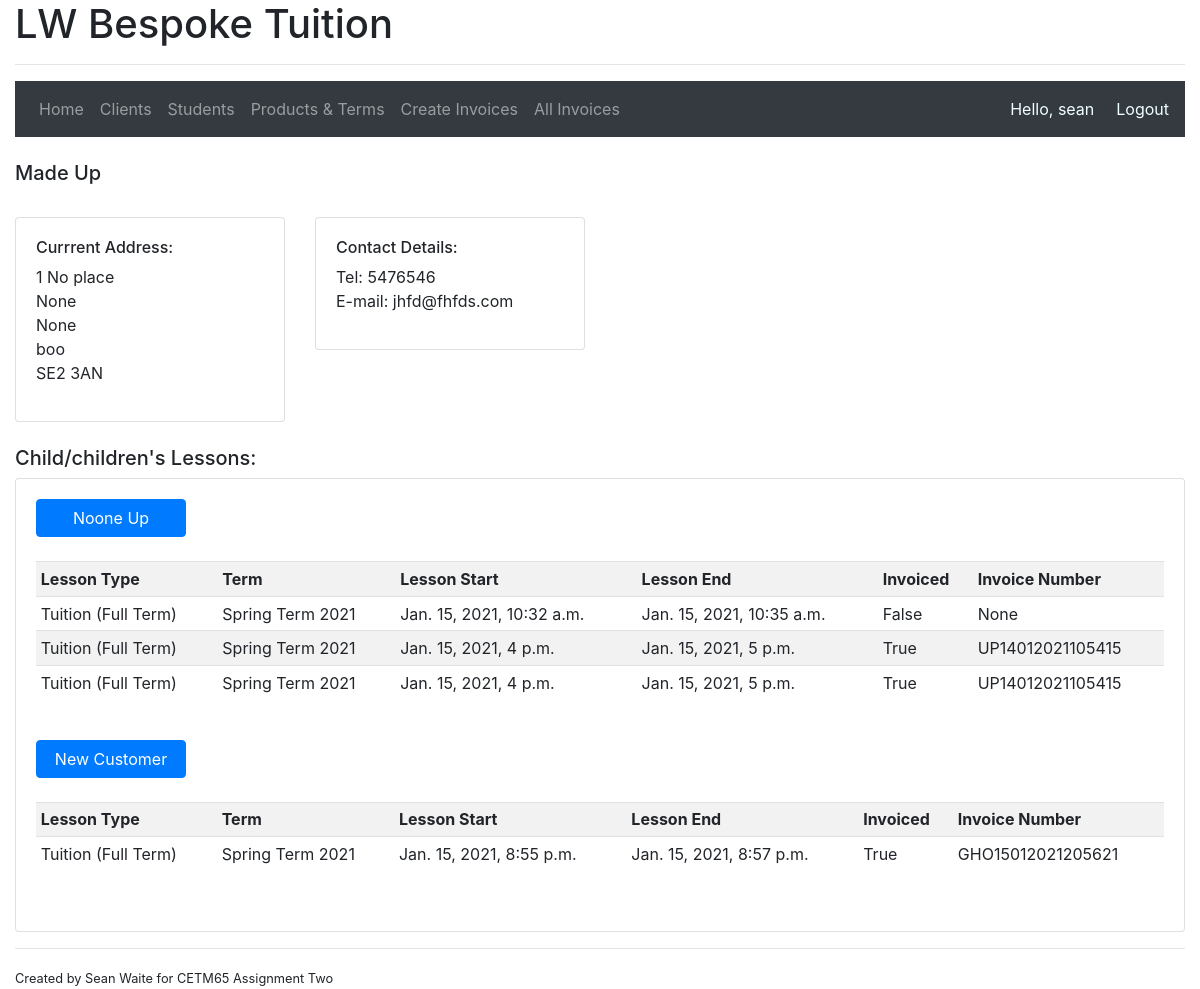
Page /yourinfo/2 (signed in) on the committed database.
### accounts/models.py (models this page shows, shortened)
class Client(models.Model):
    user = models.OneToOneField(User, null=True, on_delete=models.SET_NULL)
    forename = models.CharField(max_length=100, validators=[letters_only])
    surname = models.CharField(max_length=100, validators=[letters_only])
    date_inserted = models.DateTimeField(default=now)
    active = models.BooleanField(default=True)
    contract_signed = models.BooleanField(default=False)

class Address(models.Model):
    client = models.ForeignKey(Client, related_name='address', on_delete=models.CASCADE)
    line_one = models.CharField('Address Line One', max_length=100)
    line_two = models.CharField('Address Line Two', max_length=100, null=True, blank=True)
    line_three = models.CharField('Address Line Three', max_length=100, null=True, blank=True)
    town = models.CharField('Town/City', max_length=100)
    postcode = models.CharField(max_length=10)
    effective_from_date = models.DateField(default=now)
    effective_to_date = models.DateField(null=True, blank=True)
    date_inserted = models.DateTimeField(auto_now_add=True)
    class Meta:
        verbose_name = 'Address Details'
        verbose_name_plural = 'Address Details'

class ContactDetails(models.Model):
    client = models.ForeignKey(Client, related_name='contacts', on_delete=models.CASCADE)
    contact_number = models.CharField(max_length=15, validators=[numbers_only])
    email_address = models.CharField(max_length=100, validators=[validate_email], unique=True)
    class Meta:
        verbose_name = 'Contact Details'
        verbose_name_plural = 'Contact Details'

class Student(models.Model):
    YEAR_1 = 1
    YEAR_2 = 2
    YEAR_3 = 3
    YEAR_4 = 4
    YEAR_5 = 5
    YEAR_6 = 6
    YEAR_7 = 7
    YEAR_8 = 8
    YEAR_9 = 9
    YEAR_10 = 10
    YEAR_11 = 11
    NO_SCHOOL = 0
    SCHOOL_YEAR_CHOICES = (
        (YEAR_1, 'Year 1'),
        (YEAR_2, 'Year 2'),
        (YEAR_3, 'Year 3'),
        (YEAR_4, 'Year 4'),
        (YEAR_5, 'Year 5'),
        (YEAR_6, 'Year 6'),
        (YEAR_7, 'Year 7'),
        (YEAR_8, 'Year 8'),
        (YEAR_9, 'Year 9'),
        (YEAR_10, 'Year 10'),
        (YEAR_11, 'Year 11'),
        (NO_SCHOOL, 'No longer in school'),
    )
    parent = models.ManyToManyField(Client)
    forename = models.CharField(max_length=100, validators=[letters_only])
    surname = models.CharField(max_length=100, null=True, blank=True, validators=[letters_only])
    date_of_birth = models.DateField(null=True, blank=True)
    school_year = models.IntegerField(choices=SCHOOL_YEAR_CHOICES, default=1)
    date_inserted = models.DateTimeField(auto_now_add=True)

class Lesson(models.Model):
    student = models.ForeignKey(Student, null=True, related_name='lesson_student', on_delete=models.SET_NULL)
    lesson_type = models.ForeignKey(Products, related_name='lesson_link', on_delete=models.PROTECT)
    term = models.ForeignKey(Term, null=True, related_name='term', on_delete=models.SET_NULL)
    lesson_start = models.DateTimeField()
    lesson_end = models.DateTimeField()
    invoiced = models.BooleanField(default=False)
    invoice_number = models.ForeignKey(Invoices, null=True, blank=True, related_name='invoice_no', on_delete=models.SET_NULL)

class Products(models.Model):
    product_name = models.CharField(max_length=100)
    price = models.DecimalField(max_digits=8, decimal_places=2)
    effective_from_date = models.DateField(default=now)
    effective_to_date = models.DateField(null=True, blank=True)
    date_inserted = models.DateTimeField(auto_now_add=True)
    class Meta:
        verbose_name = 'Product'
        verbose_name_plural = 'Products'
    def __str__(self):
        return str(self.product_name)

class Term(models.Model):
    term_name = models.CharField(max_length=100)
    term_start_date = models.DateField()
    term_end_date = models.DateField()
    half_term_start_date = models.DateField()
    half_term_end_date = models.DateField()
    def __str__(self):
        return str(self.term_name)

class Invoices(models.Model):
    DRAFT = 1
    ISSUED = 2
    UNPAID = 3
    PART_PAID = 4
    PAID = 5
    STATUS_CHOICES = (
        (DRAFT,'Draft'),
        (ISSUED,'Issued'),
        (UNPAID,'Unpaid'),
        (PART_PAID,'Part paid'),
        (PAID, 'Paid'),
    )
    invoice_number = models.CharField(max_length=20, unique=True)
    client = models.ForeignKey(Client, related_name='invoices', on_delete=models.CASCADE)
    status = models.IntegerField(choices=STATUS_CHOICES, default=1)
    total_amount = models.DecimalField(max_digits=8, decimal_places=2)
    amount_paid = models.DecimalField(max_digits=8, decimal_places=2)
    amount_outstanding = models.DecimalField(max_digits=8, decimal_places=2)
    date_created = models.DateTimeField(auto_now_add=True)
    def __str__(self):
        return str(self.invoice_number)

### accounts/decorators.py (the view)
        def wrapper_func(request, *args, **kwargs):
            denied = False
            for roles in allowed_roles:
                if request.user.groups.filter(name = roles).exists():
                    return view_func(request, *args, **kwargs)
                else:
                    denied = True
            if denied == True:
                return redirect('accounts:home')

### accounts/views.py (called while the page is built)
@login_required(login_url='accounts:login')
@allowedUsers(allowed_roles=['admin'])
def client(request, customer):
    clients = Client.objects.get(pk=customer)
    home = clients.address.all()
    contact = clients.contacts.all()
    students = clients.student_set.all()
    lessons = Lesson.objects.filter(student__in=students).order_by('lesson_start')
    context = {'clients': clients, 'address': home,
               'contact': contact, 'students': students, 'lessons': lessons}
    return render(request, 'accounts/client.html', context)

### accounts/templates/accounts/client.html
{% extends "accounts/main.html" %}
{% block main %}
<br>
<h5>{{ clients.forename }} {{ clients.surname }}</h5>
<div class="row">
    <div class = "col-md-3">
        <br>
        <div class="card card-body">
            <ul class="list-unstyled">
                <h6>Currrent Address:</h6>
                {% for home in address %}
                    <li>{{ home.line_one }}</li>
                    <li>{{ home.line_two }}</li>
                    <li>{{ home.line_three }}</li>
                    <li>{{ home.town }}</li>
                    <li>{{ home.postcode }}</li>
                {% endfor %}
            </ul>
        </div>
    </div>
    <div class = "col-md-3">
        <br>
        <div class="card card-body">
            <h6>Contact Details:</h6>
            <ul class="list-unstyled">
            {% for contacts in contact %}
                <li>Tel: {{ contacts.contact_number }}</li>
                <li>E-mail: {{ contacts.email_address }}</li>
            {% endfor %}
            </ul>
        </div>
    </div>
</div>
<br>
<h5>Child/children's Lessons:</h5>
<div class="card card-body">
    {% for student in students %}
    <a style="width: 150px" class="btn btn-primary" href="{% url 'accounts:student' student.pk %}">
            {{ student.forename }} {{student.surname}}</a>
    <br>
    <table class="table table-sm table-striped">
        <tr>
            <th>Lesson Type</th>
            <th>Term</th>
            <th>Lesson Start</th>
            <th>Lesson End</th>
            <th>Invoiced</th>
            <th>Invoice Number</th>
        </tr>
        {% for lesson in lessons %}
            {% if student == lesson.student %}
            <tr>
                <td>{{ lesson.lesson_type }}</td>
                <td>{{ lesson.term }}</td>
                <td>{{ lesson.lesson_start }}</td>
                <td>{{ lesson.lesson_end }}</td>
                <td>{{ lesson.invoiced }}</td>
                <td>{{ lesson.invoice_number }}</td>
            </tr>
            {% endif %}
        {% endfor %}
    </table>
    <br>
    {% endfor %}
</div>
{% endblock %}

### accounts/templates/accounts/main.html (shortened to what this page needs)
{% load static %}
<!DOCTYPE html>
<html lang="en">
<head>
    <link rel="stylesheet" href="https://stackpath.bootstrapcdn.com/bootstrap/4.4.1/css/bootstrap.min.css">
</head>
<body>
    <div class="container-fluid">
    <h1>LW Bespoke Tuition</h1>
    <hr>
    {% if request.user.is_authenticated %}
    <nav class="navbar navbar-expand-lg navbar-dark bg-dark">
        <div class="collapse navbar-collapse" id="navbarNav">
          <ul class="navbar-nav">
            {% if request.user.is_staff %}
                <li class="nav-item">
                    <a class="nav-link" href="{% url 'accounts:home' %}">Home <span class="sr-only">(current)</span></a>
                </li>
                <li class="nav-item">
                    <a class="nav-link" href="{% url 'accounts:allclients' %}">Clients</a>
                </li>
                <li class="nav-item">
                    <a class="nav-link" href="{% url 'accounts:allstudents' %}">Students</a>
                </li>
                <li class="nav-item">
                    <a class="nav-link" href="{% url 'accounts:refdata' %}">Products & Terms</a>
                </li>
                <li class="nav-item">
                    <a class="nav-link" href="{% url 'accounts:accounts' %}">Create Invoices</a>
                </li>
                <li class="nav-item">
                    <a class="nav-link" href="{% url 'accounts:invoices' %}">All Invoices</a>
                </li>
            {% endif %}
          </ul>
        </div>
        <span name="username" style="color:azure; margin-right: 22px;">Hello, {{ request.user }}</span>
        <span name="logout"><a style="color:azure;" href="{% url 'accounts:logout' %}">Logout</a></span>
    </nav>
    {% endif %}
        {% block main %}
        {% endblock %}
    <hr>
    <small>Created by Sean Waite for CETM65 Assignment Two</small>
    </div>
</body>
</html>

### rows in the picture
Client: forename "Made", surname "Up"
Address: line_one "1 No place", line_two "None", line_three "None", town "boo", postcode "SE2 3AN"
ContactDetails: contact_number "5476546", email_address "jhfd@fhfds.com"
Student: forename "Noone", surname "Up"
Lesson: lesson_type "Tuition (Full Term)", term "Spring Term 2021", lesson_start "Jan. 15, 2021, 10:32 a.m.", lesson_end "Jan. 15, 2021, 10:35 a.m.", invoiced "False", invoice_number "None"
Lesson: lesson_type "Tuition (Full Term)", term "Spring Term 2021", lesson_start "Jan. 15, 2021, 4 p.m.", lesson_end "Jan. 15, 2021, 5 p.m.", invoiced "True", invoice_number "UP14012021105415"
Lesson: lesson_type "Tuition (Full Term)", term "Spring Term 2021", lesson_start "Jan. 15, 2021, 4 p.m.", lesson_end "Jan. 15, 2021, 5 p.m.", invoiced "True", invoice_number "UP14012021105415"
Student: forename "New", surname "Customer"
Lesson: lesson_type "Tuition (Full Term)", term "Spring Term 2021", lesson_start "Jan. 15, 2021, 8:55 p.m.", lesson_end "Jan. 15, 2021, 8:57 p.m.", invoiced "True", invoice_number "GHO15012021205621"

### other values in the picture
{{ request.user }} "sean"
